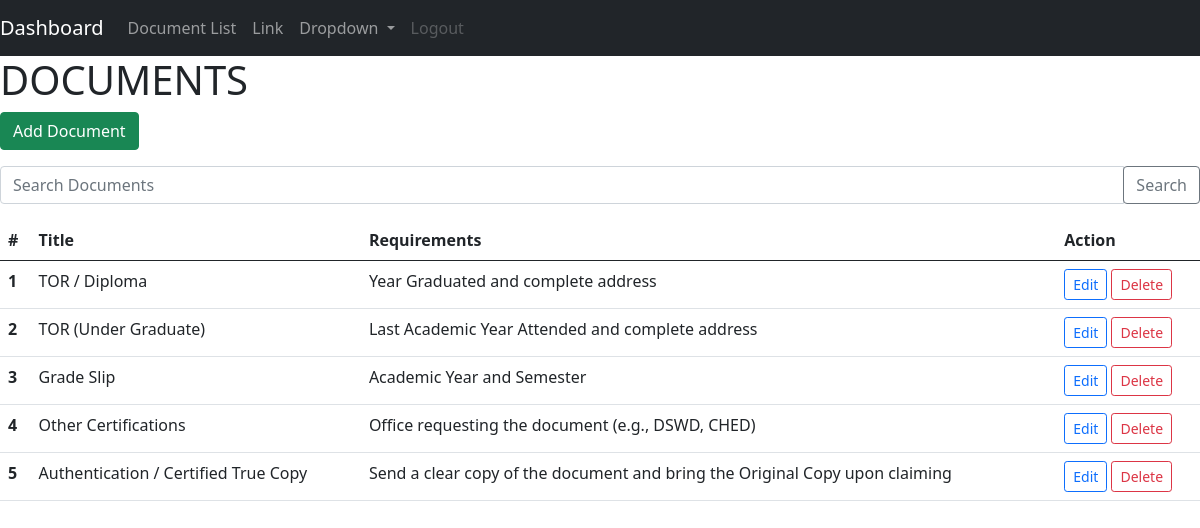
The page /old/documents.php on the database its author committed.
### tables this page shows
CREATE TABLE `documents` (
  `document_id` int(10) NOT NULL,
  `document_name` varchar(50) NOT NULL,
  `requirements` longtext NOT NULL
);

### old/documents.php (the view, shortened to what this page needs)
<?php
$pdo = new PDO('mysql:host=localhost;port=3306;dbname=qcu_ords', 'root', '');
$pdo->setAttribute(PDO::ATTR_ERRMODE, PDO::ERRMODE_EXCEPTION);
$search = $_GET['search'] ?? '';
if($search) {
  $statement = $pdo->prepare('SELECT * FROM documents WHERE document_name LIKE :title ORDER BY document_id ASC');
  $statement->bindValue(':title', "%$search%");
} else {
  $statement = $pdo->prepare('SELECT * FROM documents ORDER BY document_id ASC');
}
$statement->execute();
$documents = $statement->fetchAll(PDO::FETCH_ASSOC);
?>
<!doctype html>
<html lang="en">
  <head>
    <link rel="stylesheet" href="https://cdn.jsdelivr.net/npm/bootstrap@5.0.2/dist/css/bootstrap.min.css">
  </head>
  <body>
  <nav class="navbar navbar-expand-lg navbar navbar-dark bg-dark">
  <a class="navbar-brand" href="dashboard.php">Dashboard</a>
  <div class="collapse navbar-collapse" id="navbarSupportedContent">
    <ul class="navbar-nav mr-auto">
      <li class="nav-item active">
        <a class="nav-link" href="documents.php">Document List</a>
      </li>
      <li class="nav-item">
        <a class="nav-link" href="#">Link</a>
      </li>
      <li class="nav-item dropdown">
        <a class="nav-link dropdown-toggle" href="#" id="navbarDropdown" role="button" data-toggle="dropdown" aria-haspopup="true" aria-expanded="false">
          Dropdown
        </a>
      </li>
      <li class="nav-item">
        <a class="nav-link disabled" href="#">Logout</a>
      </li>
    </ul>
  </div>
</nav>
  <h1>DOCUMENTS</h1>
<p>
  <a href="create.php" class="btn btn-success">Add Document </a>
</p>
<form>
  <div class="input-group mb-3">
    <input type="text" class="form-control" placeholder="Search Documents" name="search" value="<?php echo $search?>">
    <div class="input-group-append">
      <button class="btn btn-outline-secondary" type="submit">Search</button>
    </div>
</div>
</form>
  <table class="table">
  <thead class="thead-dark">
    <tr>
      <th scope="col">#</th>
      <th scope="col">Title</th>
      <th scope="col">Requirements</th>
      <th scope="col">Action</th>
    </tr>
  </thead>
  <tbody>
    <?php foreach ($documents as $i => $document): ?>
      <tr>
        <th scope="row"><?php echo $i + 1 ?></th>
        <td><?php echo $document['document_name']?></td>
        <td><?php echo $document['requirements']?></td>
        <td>
        <a href="update.php?document_id=<?php echo $document['document_id'] ?>"  class="btn btn-sm btn-outline-primary">Edit</a>
        <form style="display: inline-block" method="post"  action="delete.php">
          <button type="submit" class="btn btn-sm btn-outline-danger">Delete</button>
        </form>
        </td>
      </tr>
    <?php endforeach ?>
  </tbody>
</table>
  </body>
</html>

### rows shown on the page
documents: document_name "TOR / Diploma", requirements "Year Graduated and complete address"
documents: document_name "TOR (Under Graduate)", requirements "Last Academic Year Attended and complete address"
documents: document_name "Grade Slip", requirements "Academic Year and Semester"
documents: document_name "Other Certifications", requirements "Office requesting the document (e.g., DSWD, CHED)"
documents: document_name "Authentication / Certified True Copy", requirements "Send a clear copy of the document and bring the Original Copy upon claiming"
